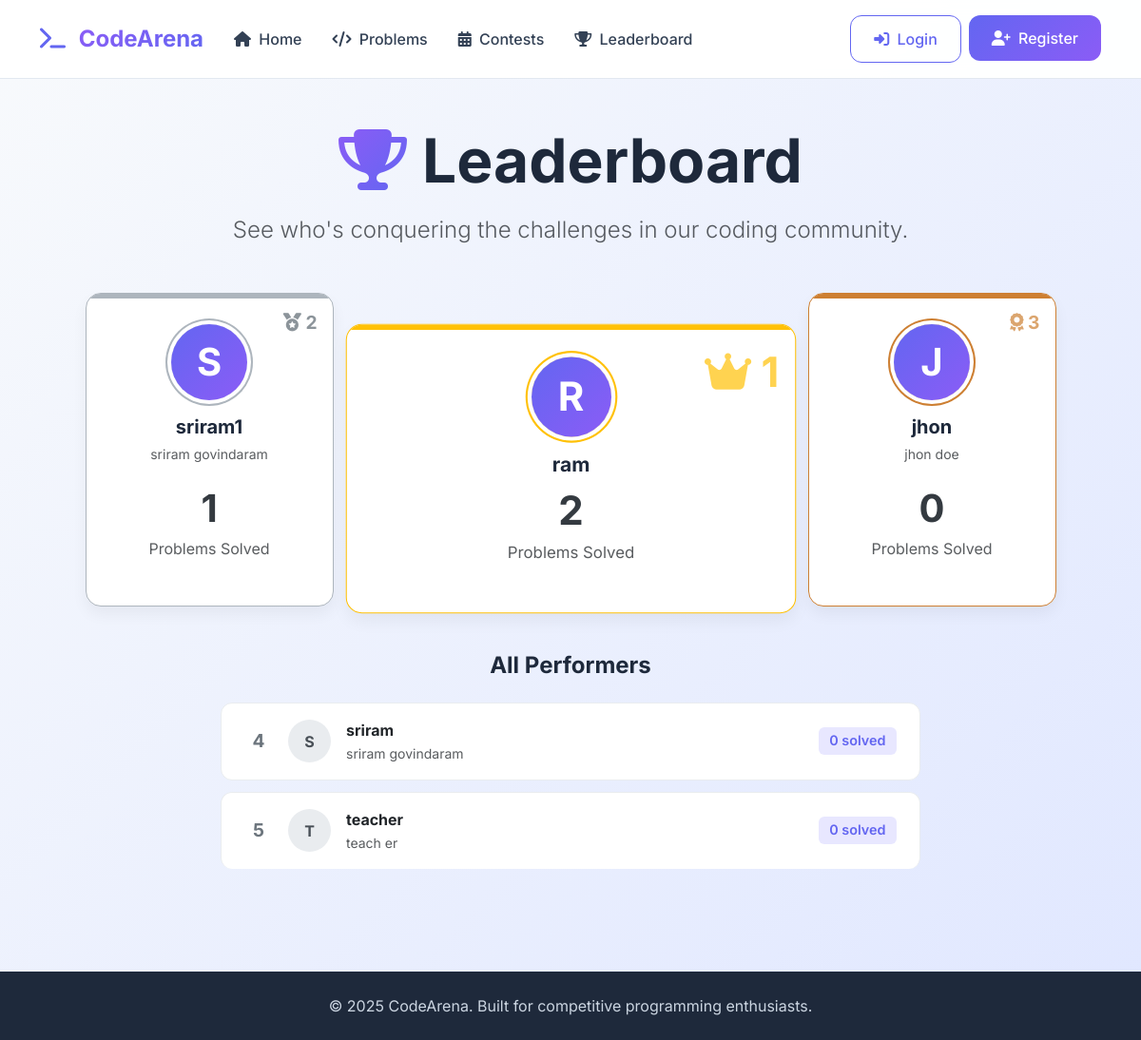
Page /leaderboard/ on the committed database.
### users/models.py (models this page shows, shortened)
class CustomUser(AbstractUser):
    ROLE_CHOICES = (
        ('student' , 'Student'),
        ('problem_setter' , 'Problem Setter'),
        ('admin' , 'Admin')
    )
    role = models.CharField(max_length=20,choices=ROLE_CHOICES,default='student')

### leaderboard/views.py (the view)
# urls.py: path('', views.leaderboard_view, name='main'),
def leaderboard_view(request):
    User = get_user_model()
    top_users = User.objects.annotate(
        solved_problems_count=Count(
            'submissions__problem',  # This part was already correct
            filter=Q(submissions__final_verdict='accepted'), # <-- THIS IS THE LINE THAT NEEDS THE FIX: 'submissions' (plural)
            distinct=True
        )
    ).order_by('-solved_problems_count')[:10]
    context = {
        'top_users': top_users,
    }
    return render(request, 'leaderboard/leaderboard.html', context)

### templates/leaderboard/leaderboard.html (shortened to what this page needs)
{% extends 'base.html' %}
{% block content %}
<div class="container py-5">
    <div class="text-center mb-5">
        <h1 class="display-3 fw-bold mb-3">
            <i class="fas fa-trophy text-gradient me-3"></i>Leaderboard
        </h1>
        <p class="lead fs-4 text-muted">See who's conquering the challenges in our coding community.</p>
    </div>
    {% if top_users %}
        <div class="row justify-content-center align-items-end mb-5 g-4">
            <div class="col-lg-5 col-md-6 order-md-2">
                <div class="podium-card rank-1 text-center h-100">
                     <div class="podium-rank-badge">
                        <i class="fas fa-crown"></i> 1
                    </div>
                    <div class="podium-avatar mx-auto">
                        {{ top_users.0.username.0|upper }}
                    </div>
                    <h5 class="fw-bold mt-3 mb-1">{{ top_users.0.username }}</h5>
                    <div class="podium-score">{{ top_users.0.solved_problems_count|default:0 }}</div>
                    <p class="text-muted">Problems Solved</p>
                </div>
            </div>
            {% if top_users|length > 1 %}
            <div class="col-lg-3 col-md-6 order-md-1">
                <div class="podium-card rank-2 text-center h-100">
                    <div class="podium-rank-badge">
                        <i class="fas fa-medal"></i> 2
                    </div>
                    <div class="podium-avatar mx-auto">
                        {{ top_users.1.username.0|upper }}
                    </div>
                    <h5 class="fw-bold mt-3 mb-1">{{ top_users.1.username }}</h5>
                    {% if top_users.1.first_name or top_users.1.last_name %}
                        <p class="text-muted mb-3"><small>{{ top_users.1.first_name }} {{ top_users.1.last_name }}</small></p>
                    {% endif %}
                    <div class="podium-score">{{ top_users.1.solved_problems_count|default:0 }}</div>
                    <p class="text-muted">Problems Solved</p>
                </div>
            </div>
            {% endif %}
            {% if top_users|length > 2 %}
            <div class="col-lg-3 col-md-6 order-md-3">
                <div class="podium-card rank-3 text-center h-100">
                     <div class="podium-rank-badge">
                        <i class="fas fa-award"></i> 3
                    </div>
                    <div class="podium-avatar mx-auto">
                        {{ top_users.2.username.0|upper }}
                    </div>
                    <h5 class="fw-bold mt-3 mb-1">{{ top_users.2.username }}</h5>
                    {% if top_users.2.first_name or top_users.2.last_name %}
                        <p class="text-muted mb-3"><small>{{ top_users.2.first_name }} {{ top_users.2.last_name }}</small></p>
                    {% endif %}
                    <div class="podium-score">{{ top_users.2.solved_problems_count|default:0 }}</div>
                    <p class="text-muted">Problems Solved</p>
                </div>
            </div>
            {% endif %}
        </div>
        {% if top_users|length > 3 %}
        <div class="row justify-content-center">
            <div class="col-lg-8">
                <h4 class="text-center fw-bold mb-4">All Performers</h4>
                <ul class="list-group list-group-flush leaderboard-list">
                    {% for user in top_users|slice:"3:" %}
                        <li class="list-group-item d-flex justify-content-between align-items-center">
                            <div class="d-flex align-items-center">
                                <span class="rank-number me-3">{{ forloop.counter|add:3 }}</span>
                                <div class="list-avatar me-3">{{ user.username.0|upper }}</div>
                                <div>
                                    <div class="fw-bold">{{ user.username }}</div>
                                    {% if user.first_name or user.last_name %}
                                        <small class="text-muted">{{ user.first_name }} {{ user.last_name }}</small>
                                    {% endif %}
                                </div>
                            </div>
                            <span class="badge score-badge">{{ user.solved_problems_count|default:0 }} solved</span>
                        </li>
                    {% endfor %}
                </ul>
            </div>
        </div>
        {% endif %}
    {% endif %}
</div>
{% endblock %}

### templates/base.html (style rules this page uses)
:root { --primary-color: #6366f1; --primary-dark: #4f46e5; --secondary-color: #8b5cf6; --success-color: #10b981; --warning-color: #f59e0b; --danger-color: #ef4444; --gray-50: #f8fafc; --gray-100: #f1f5f9; --gray-200: #e2e8f0; --gray-300: #cbd5e1; --gray-600: #475569; --gray-700: #334155; --gray-800: #1e293b; --gray-900: #0f172a; }
body { font-family: 'Inter', sans-serif; background: linear-gradient(135deg, var(--gray-50) 0%, #e0e7ff 100%); min-height: 100vh; color: var(--gray-800); }
.text-gradient { background: linear-gradient(135deg, var(--primary-color) 0%, var(--secondary-color) 100%); -webkit-background-clip: text; -webkit-text-fill-color: transparent; background-clip: text; }

### templates/leaderboard/leaderboard.html (style rules this page uses)
body { background-color: #f8f9fa; }
.text-gradient { background: -webkit-linear-gradient(135deg, #6366f1, #8b5cf6); -webkit-background-clip: text; -webkit-text-fill-color: transparent; }
.podium-card { background-color: #ffffff; border-radius: 1rem; padding: 2rem 1.5rem; border: 1px solid #e9ecef; box-shadow: 0 0.5rem 1rem rgba(0, 0, 0, 0.05); transition: all 0.3s ease; position: relative; overflow: hidden; }
.podium-card::before { content: ''; position: absolute; top: 0; left: 0; right: 0; height: 5px; }
.podium-card.rank-1 { border-color: #ffc107; transform: scale(1.05); }
.podium-card.rank-1::before { background-color: #ffc107; }
.podium-card.rank-2 { border-color: #adb5bd; }
.podium-card.rank-2::before { background-color: #adb5bd; }
.podium-card.rank-3 { border-color: #cd7f32; }
.podium-card.rank-3::before { background-color: #cd7f32; }
.podium-rank-badge { position: absolute; top: 1rem; right: 1rem; font-size: 1.2rem; font-weight: bold; opacity: 0.7; }
.rank-1 .podium-rank-badge { font-size: 2.6rem; color: #ffc107; }
.rank-2 .podium-rank-badge { color: #5c6770; }
.rank-3 .podium-rank-badge { color: #cd7f32; }
.podium-avatar { width: 80px; height: 80px; border-radius: 50%; background: linear-gradient(135deg, #6366f1, #8b5cf6); color: white; display: flex; align-items: center; justify-content: center; font-size: 2.5rem; font-weight: bold; box-shadow: 0 0 0 4px #fff, 0 0 0 6px var(--border-color); }
.rank-1 .podium-avatar { box-shadow: 0 0 0 4px #fff, 0 0 0 6px #ffc107; }
.rank-2 .podium-avatar { box-shadow: 0 0 0 4px #fff, 0 0 0 6px #adb5bd; }
.rank-3 .podium-avatar { box-shadow: 0 0 0 4px #fff, 0 0 0 6px #cd7f32; }
.podium-score { font-size: 2.5rem; font-weight: bold; color: #343a40; }
.leaderboard-list .list-group-item { background-color: #ffffff; border: 1px solid #e9ecef; border-radius: 0.75rem !important; margin-bottom: 0.75rem; padding: 1rem 1.5rem; transition: all 0.2s ease-in-out; }
.rank-number { font-size: 1.2rem; font-weight: bold; color: #6c757d; min-width: 30px; text-align: center; }
.list-avatar { width: 45px; height: 45px; border-radius: 50%; background-color: #e9ecef; color: #495057; font-weight: bold; display: flex; align-items: center; justify-content: center; }
.score-badge { font-size: 0.9rem; padding: 0.5em 0.8em; background-color: #e8e7ff !important; color: #6366f1 !important; font-weight: 600; }

### rows in the picture
CustomUser: username "R", username "ram", top_users "2"
CustomUser: username "S", username "sriram1", first_name "sriram", last_name "govindaram", top_users "1"
CustomUser: username "J", username "jhon", first_name "jhon doe", top_users "0"
CustomUser: username.0 "S", username "sriram", first_name "sriram", last_name "govindaram", solved_problems_count "0"
CustomUser: username.0 "T", username "teacher", first_name "teach", last_name "er", solved_problems_count "0"
